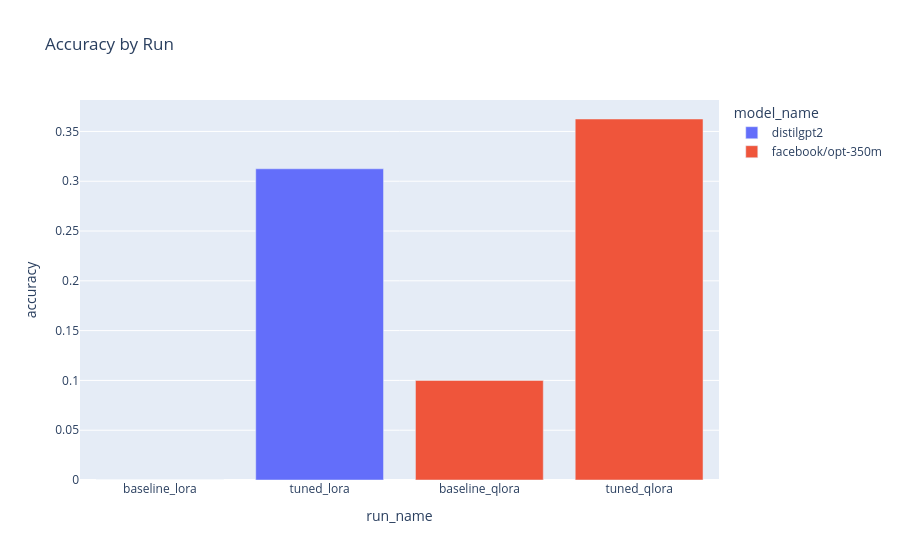

This figure's notebook cell:
### Markdown cell above
## Accuracy chart

### Code cell
fig = px.bar(metrics, x='run_name', y='accuracy', color='model_name', title='Accuracy by Run')
fig

### Figure 1 — Plotly figure (JSON) as saved in the notebook; plotly's stock layout.template omitted (floating-point values rounded to 4 significant figures)
{"data": [{"hovertemplate": "model_name=distilgpt2<br>run_name=%{x}<br>accuracy=%{y}<extra></extra>", "legendgroup": "distilgpt2", "marker": {"color": "#636efa", "pattern": {"shape": ""}}, "name": "distilgpt2", "orientation": "v", "showlegend": true, "textposition": "auto", "type": "bar", "x": ["baseline_lora", "tuned_lora"], "xaxis": "x", "y": [0.0, 0.3125], "yaxis": "y"}, {"hovertemplate": "model_name=facebook/opt-350m<br>run_name=%{x}<br>accuracy=%{y}<extra></extra>", "legendgroup": "facebook/opt-350m", "marker": {"color": "#EF553B", "pattern": {"shape": ""}}, "name": "facebook/opt-350m", "orientation": "v", "showlegend": true, "textposition": "auto", "type": "bar", "x": ["baseline_qlora", "tuned_qlora"], "xaxis": "x", "y": [0.1, 0.3625], "yaxis": "y"}], "layout": {"barmode": "relative", "legend": {"title": {"text": "model_name"}, "tracegroupgap": 0}, "title": {"text": "Accuracy by Run"}, "xaxis": {"anchor": "y", "domain": [0.0, 1.0], "title": {"text": "run_name"}}, "yaxis": {"anchor": "x", "domain": [0.0, 1.0], "title": {"text": "accuracy"}}}}
